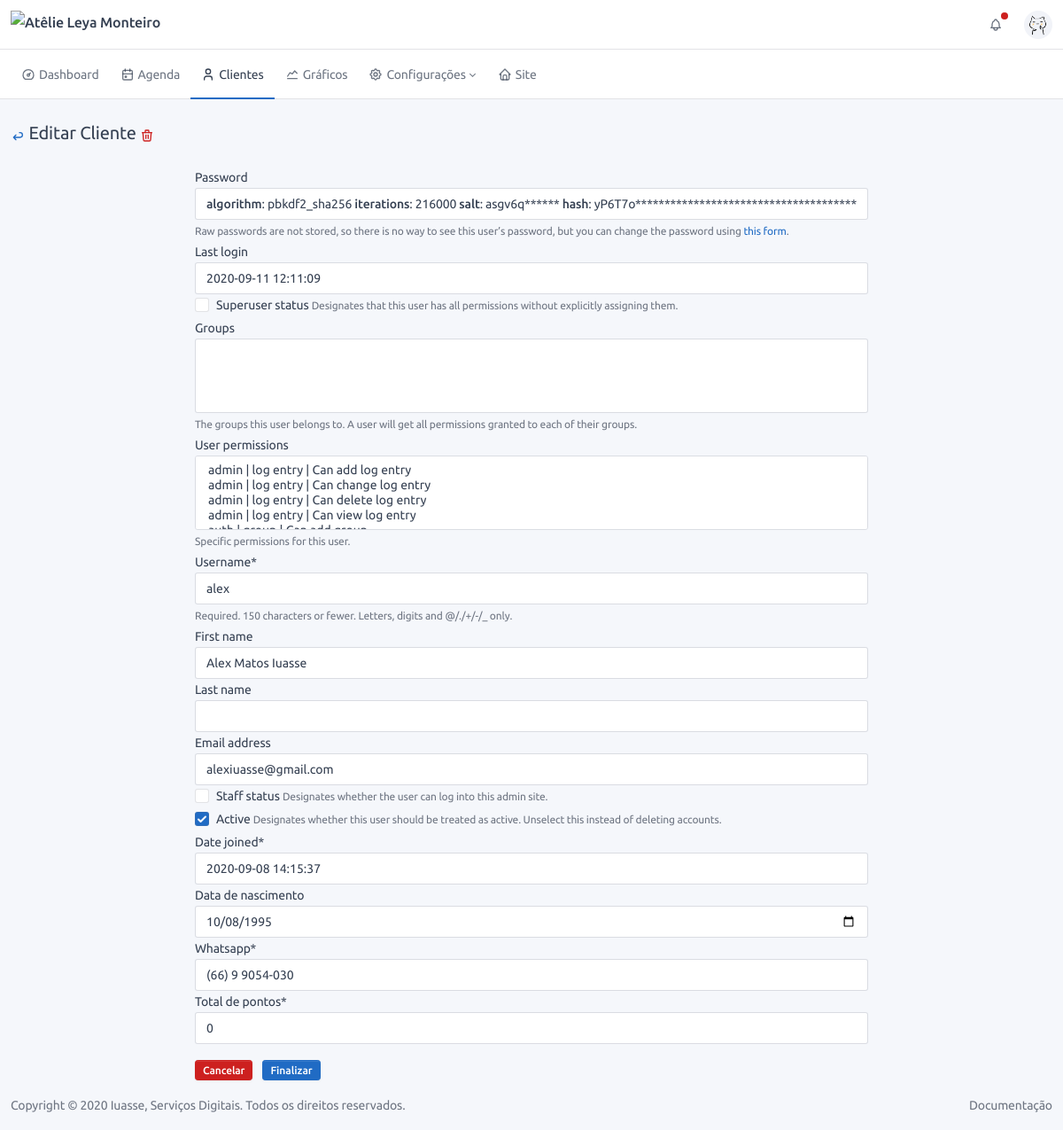
/user/2/edit/ (signed in), run on an earlier commit of the app's database.
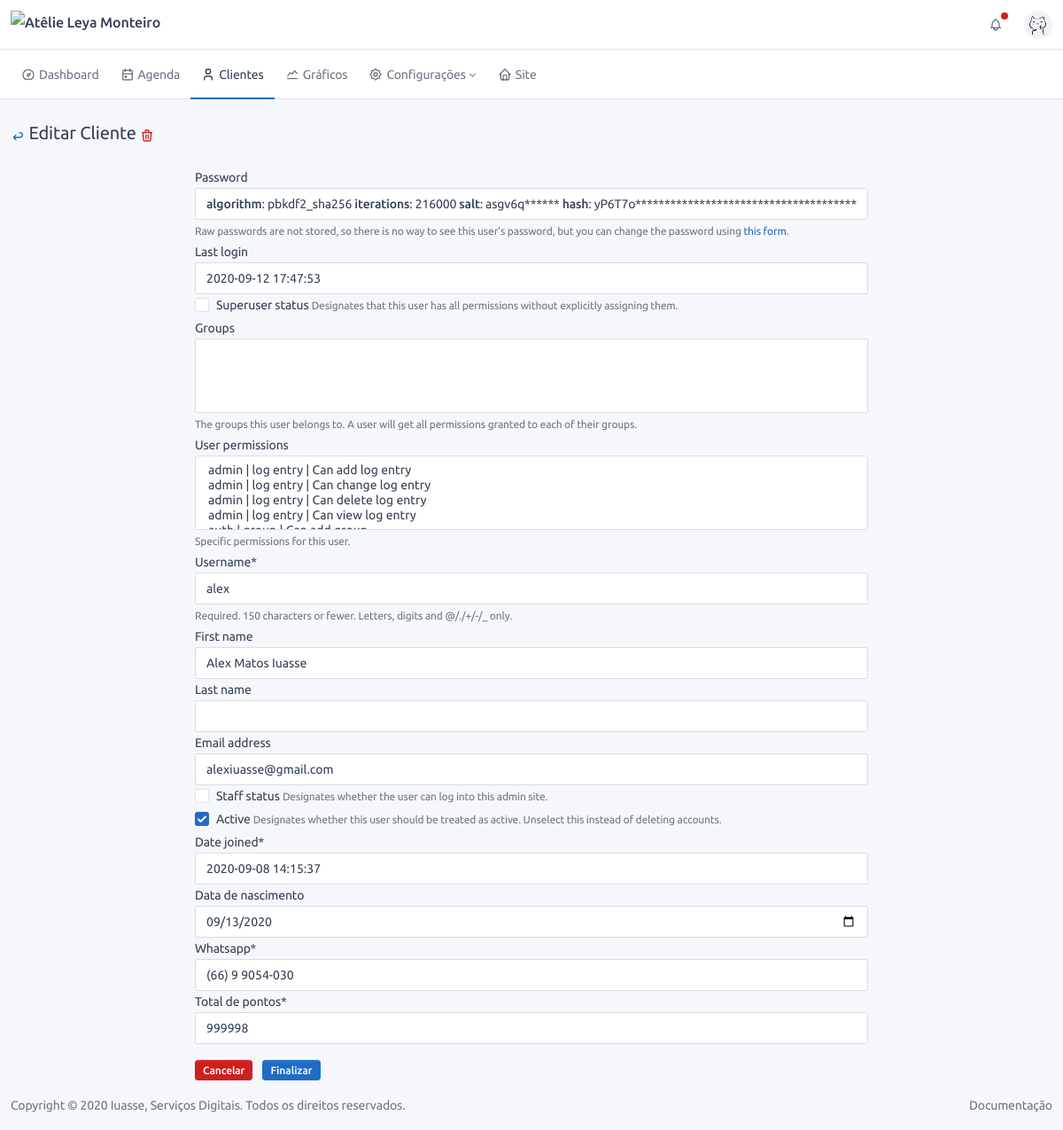
And on a later commit of the database.
### users/models.py (models this page shows, shortened)
class CustomUser(AbstractUser):
    birth_day = models.DateField('data de nascimento', blank=True, null=True)
    whatsapp = models.CharField('whatsapp', max_length=16)
    total_of_points = models.IntegerField(default=0, verbose_name='Total de pontos')
    def get_absolute_url(self):
        return reverse('users:customuser:profile_admin', kwargs={'pk': self.pk})

### users/views.py (the view)
# urls.py: path('<int:pk>/edit/', CustomUserEdit.as_view(), name='edit'),
class CustomUserEdit(LoginRequiredMixin, PermissionRequiredMixin, UpdateView):
    model = CustomUser
    form_class = CustomUserChangeForm
    template_name = 'user/form.html'
    permission_required = 'users.edit_customuser'
    title = TITLE_EDIT_USER
    subtitle = SUBTITLE_USER
    def get_delete_url(self):
        return reverse_lazy('users:customuser:delete', kwargs={'pk': self.object.pk})

### users/forms.py
class CustomUserChangeForm(UserChangeForm):
    class Meta:
        model = CustomUser
        widgets = {
            'birth_day': forms.DateInput(format='%Y-%m-%d', attrs={'type': 'date'}),
        }
        fields = UserChangeForm.Meta.fields

### frontend/templates/user/form.html (shortened to what this page needs)
{% extends 'base.html' %}
{% load static %}
{% load crispy_forms_tags %}
{% block content %}
<div class="container-fluid">
    <div class="page-header">
        <div class="row align-items-center">
            <div class="col-auto">
                <h2 class="page-title">
                    <a href="{% if object %} {{object.get_absolute_url}} {% else %} {{view.get_back_url}} {% endif %}"
                       data-toggle="tooltip" title="{{TOOLTIP_BACK}}">
                        <span class="text-primary">{{ICON_ARROW_BACK|safe}}</span>
                    </a>
                    {{view.title}}
                    {% if object %}
                    <a data-toggle="tooltip" href="{{ view.get_delete_url }}" title="{{TOOLTIP_DEL}}">
                        <span class="text-danger">{{ICON_DELETE|safe}}</span>
                    </a>
                    {% endif %}
                </h2>
            </div>
        </div>
    </div>
    <form method="post">
        <div class="row align-items-center">
            <div class="col-auto ml-auto mr-auto">
                {% for field in form %}
                {{ field|as_crispy_field }}
                {% endfor %}
                <div class="form-row">
                    <div class="pull-right mt-3">
                        <a class="btn btn-danger btn-sm mr-2"
                           href="{% if object %} {{object.get_absolute_url}} {% else %} {{view.get_back_url}} {% endif %}"
                           type="button">
                            Cancelar
                        </a>
                        <button class="btn btn-primary btn-sm" type="submit">Finalizar</button>
                    </div>
                </div>
            </div>
        </div>
    </form>
</div>
{% endblock %}

What changed in the data, as far as the page shows it:
changed CustomUser "alex": last_login "2020-09-11 12:11:09" → "2020-09-12 17:47:53"; birth_day "10/08/1995" → "09/13/2020"; total_of_points "0" → "999998"
